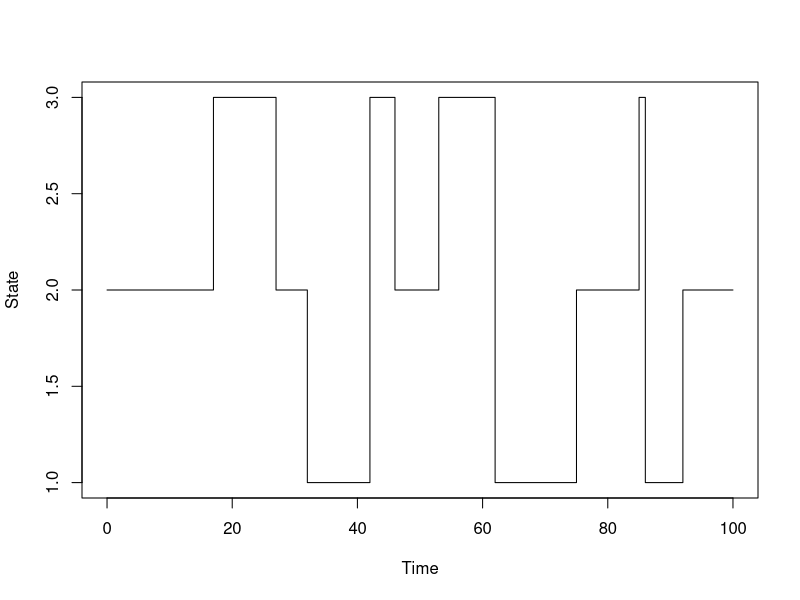

Here is the R script that generated this plot: (Note: this script raises an error after producing the figure.)
library(RUnit)
n <- 3
t  <- c(0, 17, 27, 32, 42, 46, 53, 62, 75, 85, 86, 92, 100)
s <-  c(2,  3,  2,  1,  3,  2,  3,  1,  2,  3,  1,  2,   2)

plot(t, s, type="s", xlab="Time", ylab="State")


calc_time_in_states <- function(times, states, num_states) {
  
  # check if times same length as states, throw exception if not
  if(length(times) != length(states)) stop('Time and state vectors not of equal length')

  # check that times is strictly increasing vector
  if(!identical(times, sort(times))) stop('Time vector is not strictly increasing')
    
  # check there is only valid states in the state vector
  if(any(!(states %in% 1:num_states))) stop('State vector includes invalid state entries')
    
  # calc time in each state using a for loop
  time_in_state <- rep(0, times = num_states)
  for(i in 2:length(times)) {
      time_in_state[states[i-1]] <- time_in_state[states[i-1]] + times[i] - times[i-1] 
  }

  return(time_in_state)
}

checkEquals(calc_time_in_states(times = t, states = s, num_states = n), 
            c(29, 47, 24))


invalid_s <- c(2,3,2,1,3,4,3,1,2,3,1,2,2)
checkException(calc_time_in_states(times = t, states = invalid_s, num_states = n))

invalid_t <- c(0, 17,32,27,42,46,53,62,75,85,86,92, 100)
checkException(calc_time_in_states(times = invalid_t, states = s, num_states = n))

bugged_calc_time_in_states <- function(times, states, num_states) {
    
    # check if times same length as states, throw exception if not
    if(length(times) != length(states)) stop('Time and state vectors not of equal length')
    
    # check that times is strictly increasing vector
    if(!identical(times, sort(times))) stop('Time vector is not strictly increasing')
    
    # check there is only valid states in the state vector
    if(any(!(states %in% 1:num_states))) stop('State vector includes invalid state entries')
    
    # calc time in each state using a for loop
    time_in_state <- rep(0, times = num_states)
    for(i in 2:length(times)) {
        time_in_state[states[i-1]] <- time_in_state[states[i-1]] + times[i] - times[i-1] + 1
    }
    
    return(time_in_state)
}

checkEquals(bugged_calc_time_in_states(times = t, states = s, num_states = n),
            c(29, 47, 24))




#######
SimContMarkov <- function(T, s_0, G) 
{
    t <- 0; s <- s_0; states <- c(); times <- c()
    while(t <= T)
    {
        states <- c(states, s); times <- c(times, t)
        tStar <- rexp(1, rate=-G[s,s])
        sStar <- sample((1:nrow(G))[-s], 1, prob=G[s,-s]/-G[s,s])
        t <- t + tStar; s <- sStar
    }
    return(list(states=states, times=times))    
}

simTime <- 100
initState <- 1
G <- rbind(c(-0.2,0.12,0.08),c(0.04,-0.08,0.04),c(0.5,0,-0.5))

run_sim <- function() {
    M<-SimContMarkov(simTime,initState,G)
    plot.new()
    plot.window(ylim=c(1,nrow(G)), xlim=c(0,simTime))
    axis(1)
    axis(2,at=c(1,2,3))
    title(xlab="Time", ylab="State")
    box()
    lines(c(M$times,100),c(M$states,M$states[length(M$states)]),type="s")
}

run_sim()
